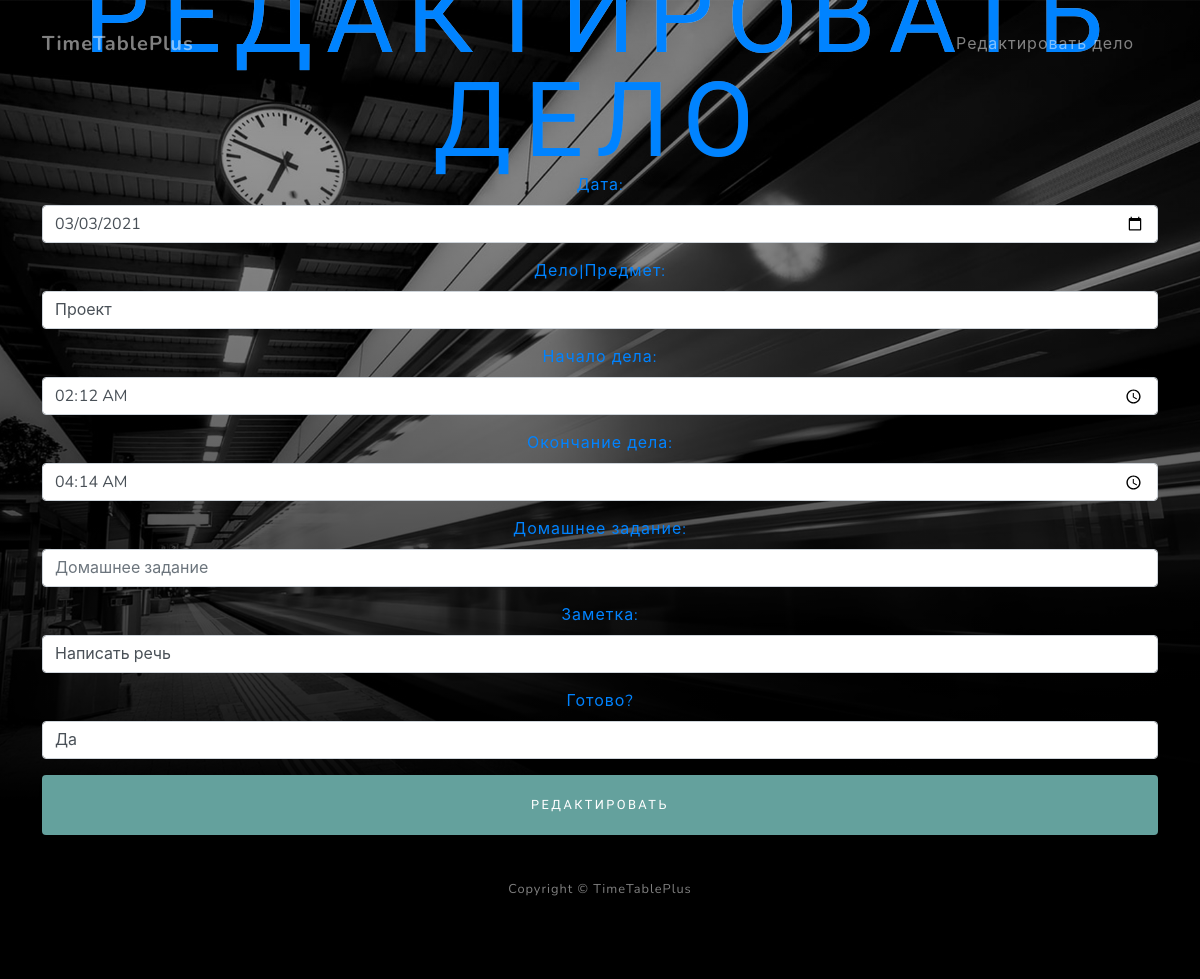
Page /schedule/edit/182/ (signed in) on the earlier database version.
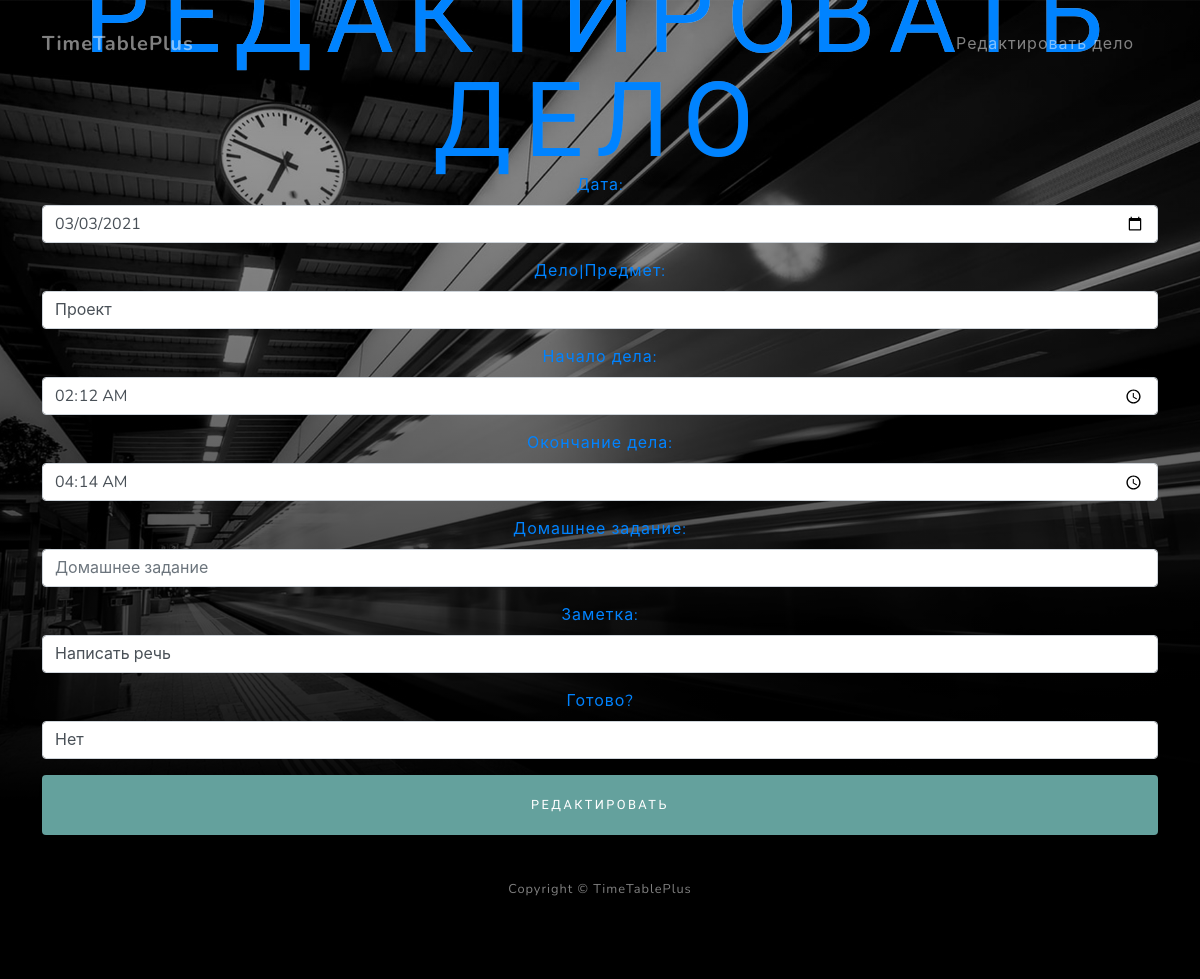
Same page on the later database version.
### Schedule/models.py (models this page shows, shortened)
class Schedule(models.Model):
    user = models.ForeignKey(User, on_delete=models.CASCADE, verbose_name='id пользователя', unique=False, help_text='Id пользователя должен быть в виде одного числа', null=True)
    time_start = models.TimeField(verbose_name='время начала', max_length=50, unique=False)
    time_end = models.TimeField(verbose_name='время конца', max_length=50, unique=False)
    date = models.DateField(verbose_name='дата', unique=False, null=True)
    affair = models.CharField(verbose_name='дело', max_length=200, unique=False, help_text='Дела должны быть в виде обычного текста', blank=False)
    note = models.CharField(verbose_name='заметка', max_length=200, unique=False, help_text='Заметки должны быть в виде обычного текста', blank=True)
    homework = models.CharField(verbose_name='домашнее задание', max_length=200, unique=False, default=None, help_text='Домашнее задание должны быть в виде обычного текста',
                                blank=True)
    is_ready = models.BooleanField(verbose_name='готово?', default=False, help_text='Готово? принимает только значение True или False')
    class Meta:
        managed = True
        verbose_name = 'расписание'
        ordering = ['date', ]

### Schedule/views.py (the view, shortened to what this page needs)
# urls.py: path('edit/<int:pk>/', UpdateAffairSchedule.as_view(), name='update_schedule'),
class UpdateAffairSchedule(LoginRequiredMixin, UserPassesTestMixin, UpdateView):
    model = Schedule
    template_name = 'Schedule/update_schedule.html'
    form_class = CreateAffairScheduleForm
    def test_func(self):
        obj = Schedule.objects.get(pk=self.kwargs['pk'])
        if obj.user.id == self.request.user.id:
            return True
        elif self.request.user.is_staff:
            return True

### Schedule/templates/Schedule/update_schedule.html (shortened to what this page needs)
{% extends 'base.html' %}
{% load static %}
{% block add_settings %}
    <link href="{% static 'TimeTable/css/styles.css' %}" rel="stylesheet"/>
{% endblock %}
{% block content %}
    <nav class="navbar navbar-expand-lg navbar-light fixed-top" id="mainNav">
        <div class="container">
            <a class="navbar-brand" href="{% url 'main_page' %}">TimeTablePlus</a>
            <div class="collapse navbar-collapse" id="navbarResponsive">
                <ul class="navbar-nav ml-auto">
                    <li class="nav-item"><a class="nav-link" href="#edit_affair">Редактировать дело</a></li>
                </ul>
            </div>
        </div>
    </nav>
    <header class="masthead" id="edit_affair">
        <div class="container d-flex h-100 align-items-center">
            <div class="mx-auto text-center">
                <h1 class="mx-auto my-0 text-uppercase masthead_h1_custom">Редактировать дело</h1>
                <form method="post">
                    {{ form.as_p }}
                    <button type="submit" class="btn btn-primary btn-block">Редактировать</button>
                </form>
            </div>
        </div>
    </header>
    <footer class="footer bg-black small text-center text-white-50">
        <div class="container">Copyright © TimeTablePlus</div>
    </footer>
{% endblock %}

### templates/base.html (shortened to what this page needs)
<!doctype html>
{% load static %}
<html lang="en">
<head>
    <link href="{% static 'TimeTable/css/bootstrap.css' %}" rel="stylesheet">
    {% block add_settings %}
    {% endblock %}
</head>
<body>
{% block content %}{% endblock %}
</body>
</html>

Differences in the rows shown:
changed Schedule "Проект": is_ready "Да" → "Нет"
